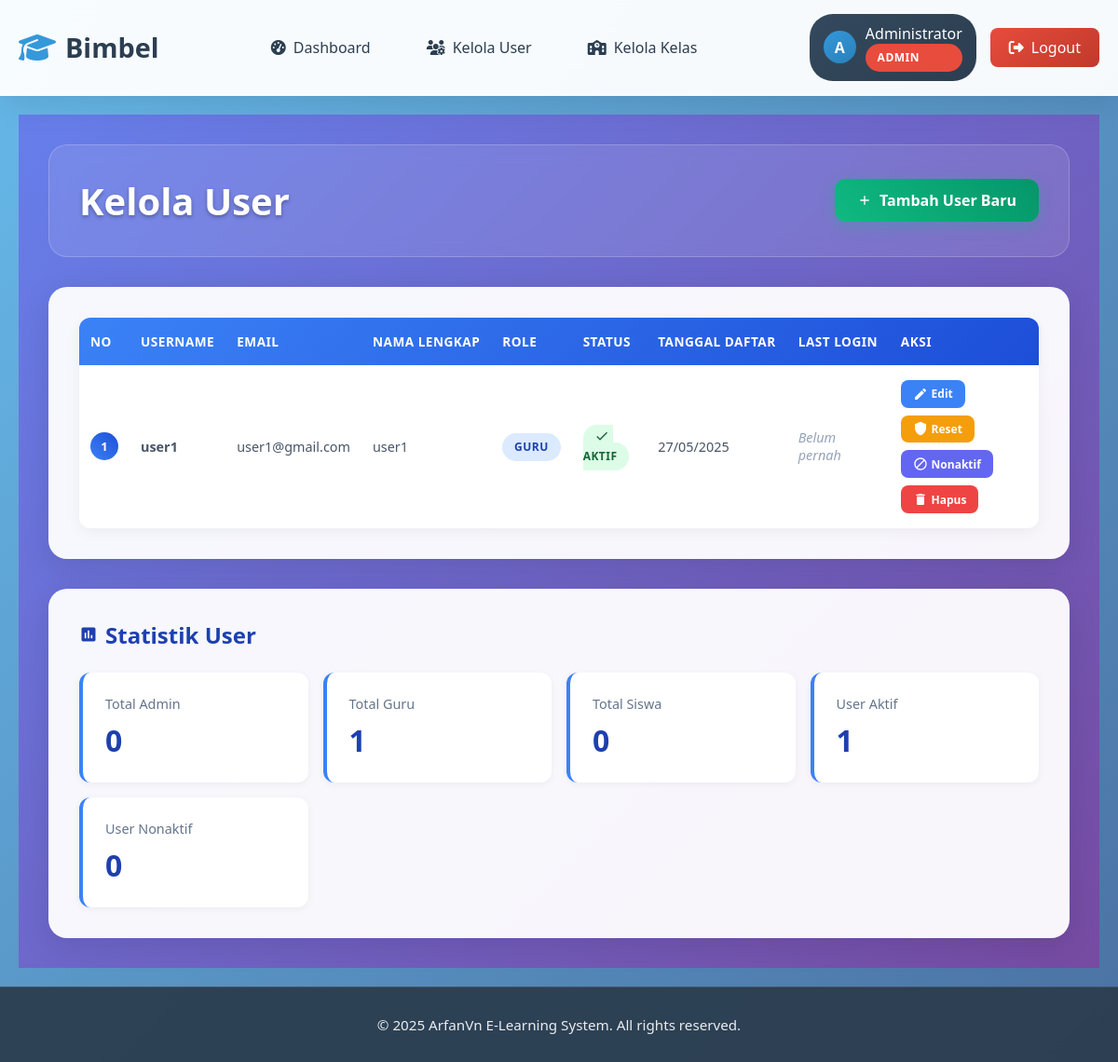
The app's page /admin/users (signed in) with its own data.
### app.py (models this page shows, shortened)
class User(UserMixin, db.Model):
    __tablename__ = 'user'
    id = db.Column(db.Integer, primary_key=True)
    username = db.Column(db.String(80), unique=True, nullable=False, index=True)
    email = db.Column(db.String(120), unique=True, nullable=False, index=True)
    password_hash = db.Column(db.String(128), nullable=False)
    role = db.Column(db.String(20), nullable=False, default='siswa')  # admin, guru, siswa
    nama_lengkap = db.Column(db.String(100), nullable=False)
    tanggal_daftar = db.Column(db.DateTime, default=datetime.utcnow)
    last_login = db.Column(db.DateTime)
    is_active = db.Column(db.Boolean, default=True)
    kelas_mengajar = db.relationship('Kelas', backref='guru', lazy=True)
    submissions = db.relationship('TugasSubmission', backref='siswa', lazy=True)
    quiz_attempts = db.relationship('QuizAttempt', backref='siswa', lazy=True)
    forum_posts = db.relationship('ForumPost', backref='author', lazy=True)
    notifications = db.relationship('Notification', backref='user', lazy=True)
    absensi_records = db.relationship('Absensi', backref='siswa', lazy=True)
    game_scores = db.relationship('GameScore', backref='siswa', lazy=True)
    kelas_siswa = db.relationship('KelasSiswa', backref='siswa', lazy=True)
    forum_threads_created = db.relationship('ForumThread', backref='creator', lazy=True)

### app.py (the view)
@app.route('/admin/users')
@login_required
@admin_required
def admin_users():
    users = User.query.filter(User.role != 'admin').order_by(User.nama_lengkap).all()
    return render_template('admin_users.html', users=users)

### app.py (called while the page is built)
@app.context_processor
def inject_csrf_token():
    return dict(csrf_token=generate_csrf())

@login_manager.user_loader
def load_user(user_id):
    return User.query.get(int(user_id))

def admin_required(f):
    @wraps(f)
    def decorated_function(*args, **kwargs):
        if not current_user.is_authenticated or current_user.role != 'admin':
            flash('Akses ditolak. Hanya admin yang diizinkan.', 'error')
            return redirect(url_for('dashboard'))
        return f(*args, **kwargs)
    return decorated_function

### templates/admin_users.html (shortened to what this page needs)
{% extends "base.html" %}
{% block content %}
<div class="user-management">
    <div class="container">
        <div class="page-header">
            <h1 class="page-title">Kelola User</h1>
            <a href="{{ url_for('admin_add_user') }}" class="add-user-btn">
                <svg class="icon" viewBox="0 0 24 24">
                    <path d="M19 13h-6v6h-2v-6H5v-2h6V5h2v6h6v2z"/>
                </svg>
                Tambah User Baru
            </a>
        </div>
        {% if users %}
        <div class="table-card">
            <div class="table-container">
                <table class="modern-table">
                    <thead>
                        <tr>
                            <th>No</th>
                            <th>Username</th>
                            <th>Email</th>
                            <th>Nama Lengkap</th>
                            <th>Role</th>
                            <th>Status</th>
                            <th>Tanggal Daftar</th>
                            <th>Last Login</th>
                            <th>Aksi</th>
                        </tr>
                    </thead>
                    <tbody>
                        {% for user in users %}
                        <tr>
                            <td>
                                <div class="user-number">{{ loop.index }}</div>
                            </td>
                            <td><strong>{{ user.username }}</strong></td>
                            <td>{{ user.email }}</td>
                            <td>{{ user.nama_lengkap }}</td>
                            <td>
                                <span class="role-badge role-{{ user.role }}">
                                    {{ user.role.title() }}
                                </span>
                            </td>
                            <td>
                                {% if user.is_active %}
                                    <span class="status-badge status-active">
                                        <svg class="icon" style="margin-right: 0.25rem;" viewBox="0 0 24 24">
                                            <path d="M9 16.2L4.8 12l-1.4 1.4L9 19 21 7l-1.4-1.4L9 16.2z"/>
                                        </svg>
                                        Aktif
                                    </span>
                                {% endif %}
                            </td>
                            <td>{{ user.tanggal_daftar.strftime('%d/%m/%Y') }}</td>
                            <td>
                                {% if user.last_login %}
                                    {{ user.last_login.strftime('%d/%m/%Y %H:%M') }}
                                {% else %}
                                    <span style="color: #94a3b8; font-style: italic;">Belum pernah</span>
                                {% endif %}
                            </td>
                            <td>
                                <div class="action-buttons">
                                    <a href="{{ url_for('admin_edit_user', user_id=user.id) }}" class="action-btn btn-edit">
                                        <svg class="icon" viewBox="0 0 24 24">
                                            <path d="M3 17.25V21h3.75L17.81 9.94l-3.75-3.75L3 17.25zM20.71 7.04c.39-.39.39-1.02 0-1.41l-2.34-2.34c-.39-.39-1.02-.39-1.41 0l-1.83 1.83 3.75 3.75 1.83-1.83z"/>
                                        </svg>
                                        Edit
                                    </a>
                                    <a href="{{ url_for('admin_reset_password', user_id=user.id) }}"
                                       class="action-btn btn-reset"
                                       onclick="return confirm('Reset password untuk {{ user.nama_lengkap }}?')">
                                        <svg class="icon" viewBox="0 0 24 24">
                                            <path d="M12 1L3 5v6c0 5.55 3.84 10.74 9 12 5.16-1.26 9-6.45 9-12V5l-9-4z"/>
                                        </svg>
                                        Reset
                                    </a>
                                    <a href="{{ url_for('admin_toggle_user', user_id=user.id) }}"
                                       class="action-btn btn-toggle"
                                       onclick="return confirm('{% if user.is_active %}Nonaktifkan{% else %}Aktifkan{% endif %} {{ user.nama_lengkap }}?')">
                                        {% if user.is_active %}
                                            <svg class="icon" viewBox="0 0 24 24">
                                                <path d="M12 2C6.48 2 2 6.48 2 12s4.48 10 10 10 10-4.48 10-10S17.52 2 12 2zM4 12c0-4.42 3.58-8 8-8 1.85 0 3.55.63 4.9 1.69L5.69 16.9C4.63 15.55 4 13.85 4 12zm8 8c-1.85 0-3.55-.63-4.9-1.69L18.31 7.1C19.37 8.45 20 10.15 20 12c0 4.42-3.58 8-8 8z"/>
                                            </svg>
                                            Nonaktif
                                        {% else %}
                                            <svg class="icon" viewBox="0 0 24 24">
                                                <path d="M9 16.2L4.8 12l-1.4 1.4L9 19 21 7l-1.4-1.4L9 16.2z"/>
                                            </svg>
                                            Aktifkan
                                        {% endif %}
                                    </a>
                                    <a href="{{ url_for('admin_delete_user', user_id=user.id) }}"
                                       class="action-btn btn-delete"
                                       onclick="return confirm('Hapus {{ user.nama_lengkap }}? Aksi ini tidak dapat dibatalkan!')">
                                        <svg class="icon" viewBox="0 0 24 24">
                                            <path d="M6 19c0 1.1.9 2 2 2h8c1.1 0 2-.9 2-2V7H6v12zM19 4h-3.5l-1-1h-5l-1 1H5v2h14V4z"/>
                                        </svg>
                                        Hapus
                                    </a>
                                </div>
                            </td>
                        </tr>
                        {% endfor %}
                    </tbody>
                </table>
            </div>
        </div>
        {% endif %}
        {% if users %}
        <div class="stats-section">
            <h3 class="stats-title">
                <svg class="icon-lg" viewBox="0 0 24 24">
                    <path d="M19 3H5c-1.1 0-2 .9-2 2v14c0 1.1.9 2 2 2h14c1.1 0 2-.9 2-2V5c0-1.1-.9-2-2-2zM9 17H7v-7h2v7zm4 0h-2V7h2v10zm4 0h-2v-4h2v4z"/>
                </svg>
                Statistik User
            </h3>
            <div class="stats-grid">
                <div class="stat-item">
                    <div class="stat-label">Total Admin</div>
                    <div class="stat-value">{{ users|selectattr('role', 'equalto', 'admin')|list|length }}</div>
                </div>
                <div class="stat-item">
                    <div class="stat-label">Total Guru</div>
                    <div class="stat-value">{{ users|selectattr('role', 'equalto', 'guru')|list|length }}</div>
                </div>
                <div class="stat-item">
                    <div class="stat-label">Total Siswa</div>
                    <div class="stat-value">{{ users|selectattr('role', 'equalto', 'siswa')|list|length }}</div>
                </div>
                <div class="stat-item">
                    <div class="stat-label">User Aktif</div>
                    <div class="stat-value">{{ users|selectattr('is_active', 'equalto', true)|list|length }}</div>
                </div>
                <div class="stat-item">
                    <div class="stat-label">User Nonaktif</div>
                    <div class="stat-value">{{ users|selectattr('is_active', 'equalto', false)|list|length }}</div>
                </div>
            </div>
        </div>
        {% endif %}
    </div>
</div>
{% endblock %}

### templates/base.html (shortened to what this page needs)
<!DOCTYPE html>
<html lang="id">
<head>
    <link href="https://cdnjs.cloudflare.com/ajax/libs/font-awesome/6.4.0/css/all.min.css" rel="stylesheet">
</head>
<body>
    <header>
        <nav>
            <div class="nav-container">
                <a href="/" class="logo">
                    <i class="fas fa-graduation-cap"></i>
                    <span>Bimbel </span>
                </a>
                {% if current_user.is_authenticated %}
                    <ul class="nav-menu">
                        <li class="nav-item">
                            <a href="{{ url_for('dashboard') }}" class="nav-link">
                                <i class="fas fa-tachometer-alt"></i>
                                Dashboard
                            </a>
                        </li>
                        {% if current_user.role == 'admin' %}
                            <li class="nav-item">
                                <a href="{{ url_for('admin_users') }}" class="nav-link">
                                    <i class="fas fa-users-cog"></i>
                                    Kelola User
                                </a>
                            </li>
                        {% endif %}
                        {% if current_user.role in ['admin', 'guru'] %}
                            <li class="nav-item">
                                <a href="{{ url_for('guru_kelas') }}" class="nav-link">
                                    <i class="fas fa-school"></i>
                                    Kelola Kelas
                                </a>
                            </li>
                        {% endif %}
                    </ul>
                    <div class="user-dropdown">
                        <div class="user-info">
                            <div class="user-avatar">
                                {{ current_user.nama_lengkap[0].upper() }}
                            </div>
                            <div>
                                <div>{{ current_user.nama_lengkap }}</div>
                                <div class="role-badge {{ current_user.role }}">
                                    {{ current_user.role.title() }}
                                </div>
                            </div>
                        </div>
                        <a href="{{ url_for('logout') }}" class="logout-btn">
                            <i class="fas fa-sign-out-alt"></i>
                            Logout
                        </a>
                    </div>
                {% else %}
                    <a href="{{ url_for('login') }}" class="login-btn">
                        <i class="fas fa-sign-in-alt"></i>
                        Login
                    </a>
                {% endif %}
            </div>
        </nav>
    </header>
    <main>
        {% block content %}{% endblock %}
    </main>
    <footer>
        <p>&copy; 2025 ArfanVn E-Learning System. All rights reserved.</p>
    </footer>
</body>
</html>

### templates/base.html (style rules this page uses)
* { margin: 0; padding: 0; box-sizing: border-box; }
body { font-family: 'Segoe UI', Tahoma, Geneva, Verdana, sans-serif; background: linear-gradient(135deg, #66baea 0%, #4b71a2 100%); min-height: 100vh; color: #333; display: flex; flex-direction: column; }
header { position: sticky; top: 0; z-index: 1000; background: rgba(255, 255, 255, 0.95); backdrop-filter: blur(20px); border-bottom: 1px solid rgba(255, 255, 255, 0.2); box-shadow: 0 8px 32px rgba(0, 0, 0, 0.1); }
nav { max-width: 1200px; margin: 0 auto; padding: 0 20px; }
.nav-container { display: flex; justify-content: space-between; align-items: center; padding: 15px 0; }
.logo { font-size: 1.8rem; font-weight: bold; color: #2c3e50; text-decoration: none; display: flex; align-items: center; gap: 10px; transition: all 0.3s ease; }
.logo i { color: #3498db; font-size: 2rem; }
.nav-menu { display: flex; align-items: center; list-style: none; gap: 30px; }
.nav-item { position: relative; }
.nav-link { color: #2c3e50; text-decoration: none; font-weight: 500; padding: 10px 15px; border-radius: 8px; transition: all 0.3s ease; display: flex; align-items: center; gap: 8px; }
.user-dropdown { position: relative; display: flex; align-items: center; gap: 15px; }
.user-info { display: flex; align-items: center; gap: 10px; padding: 10px 15px; background: linear-gradient(145deg, #34495e, #2c3e50); color: white; border-radius: 25px; font-weight: 500; cursor: pointer; transition: all 0.3s ease; }
.user-avatar { width: 35px; height: 35px; background: linear-gradient(145deg, #3498db, #2980b9); border-radius: 50%; display: flex; align-items: center; justify-content: center; color: white; font-weight: bold; }
.role-badge { background: #e74c3c; color: white; padding: 4px 8px; border-radius: 12px; font-size: 0.75rem; font-weight: 600; text-transform: uppercase; }
.role-badge.admin { background: #e74c3c; }
.logout-btn { background: linear-gradient(145deg, #e74c3c, #c0392b); color: white; text-decoration: none; padding: 10px 20px; border-radius: 8px; font-weight: 500; transition: all 0.3s ease; display: flex; align-items: center; gap: 8px; }
main { flex: 1; padding: 20px; max-width: 1500px; margin: 0 auto; width: 100%; }
footer { background: rgba(44, 62, 80, 0.95); backdrop-filter: blur(10px); color: white; text-align: center; padding: 30px 20px; margin-top: auto; border-top: 1px solid rgba(255, 255, 255, 0.1); }
footer p { font-size: 0.95rem; opacity: 0.9; }
.fade-in { animation: fadeIn 0.8s ease-out; }

### records on screen
User: nama_lengkap "A", nama_lengkap "Administrator", role "ADMIN"
User: username "user1", email "user1@gmail.com", nama_lengkap "user1", role "GURU", is_active True (drawn), tanggal_daftar "27/05/2025", shows "Belum pernah"

### other values on screen
{{ users|selectattr('role', 'equalto', 'admin')|list|length }} "0"
{{ users|selectattr('role', 'equalto', 'guru')|list|length }} "1"
{{ users|selectattr('role', 'equalto', 'siswa')|list|length }} "0"
{{ users|selectattr('is_active', 'equalto', true)|list|length }} "1"
{{ users|selectattr('is_active', 'equalto', false)|list|length }} "0"
